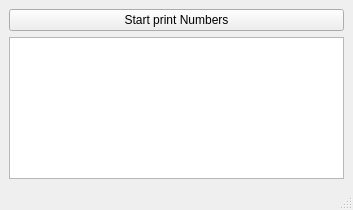
<?xml version="1.0" encoding="UTF-8"?>
<ui version="4.0">
 <class>MainWindow</class>
 <widget class="QMainWindow" name="MainWindow">
  <property name="geometry">
   <rect>
    <x>0</x>
    <y>0</y>
    <width>353</width>
    <height>210</height>
   </rect>
  </property>
  <property name="windowTitle">
   <string>MainWindow</string>
  </property>
  <widget class="QWidget" name="centralwidget">
   <layout class="QGridLayout" name="gridLayout">
    <item row="0" column="0">
     <widget class="QPushButton" name="btnStart">
      <property name="text">
       <string>Start print Numbers</string>
      </property>
     </widget>
    </item>
    <item row="1" column="0">
     <widget class="QTextEdit" name="txtPrintNumbers"/>
    </item>
   </layout>
  </widget>
  <widget class="QMenuBar" name="menubar">
   <property name="geometry">
    <rect>
     <x>0</x>
     <y>0</y>
     <width>353</width>
     <height>25</height>
    </rect>
   </property>
  </widget>
  <widget class="QStatusBar" name="statusbar"/>
 </widget>
 <resources/>
 <connections/>
</ui>
